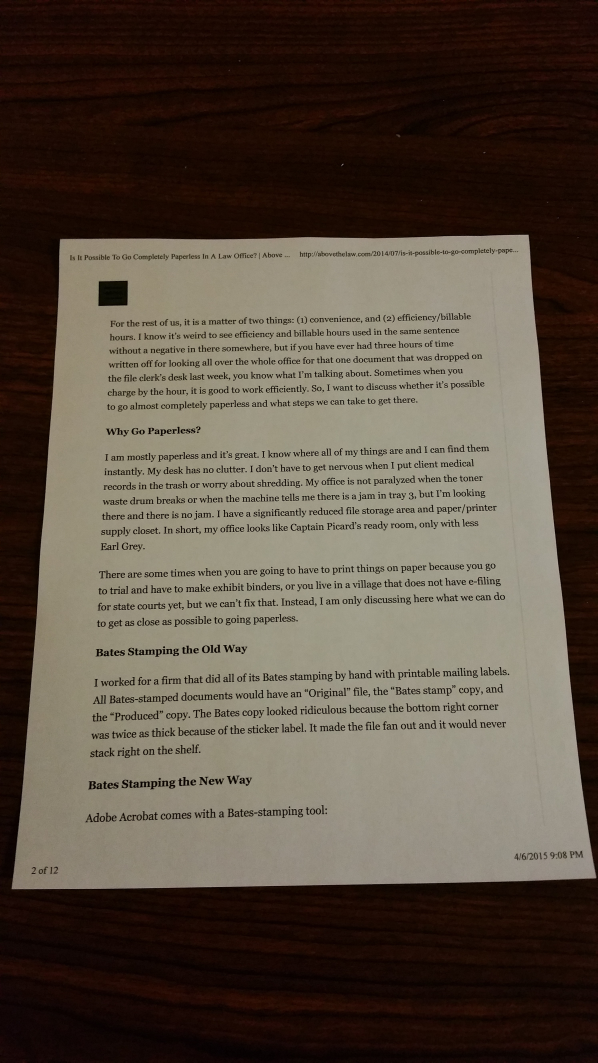
#> input picture piscan-main/images/cell_pic.jpg, 2988 x 5312 px (shown at 1/5 size)
$ python -i process_image.py   (imports and definitions only)
#> lines starting #> are read from the running program, lines starting #| are printed output that depends on the picture; after the words box and inside, x2 and y2 are one past the last pixel; in counts of white or black regions, pixels touching at a corner belong together
### piscan-main/pyimagesearch/imutils.py
# Import the necessary packages
import numpy as np
import cv2

# [23 lines left out: functions translate, rotate, not called in this run]

def resize(image, width = None, height = None, inter = cv2.INTER_AREA):
	# initialize the dimensions of the image to be resized and
	# grab the image size
	dim = None
	(h, w) = image.shape[:2]

	# if both the width and height are None, then return the
	# original image
	if width is None and height is None:
		return image

	# check to see if the width is None
	if width is None:
		# calculate the ratio of the height and construct the
		# dimensions
		r = height / float(h)
		dim = (int(w * r), height)

	# otherwise, the height is None
	else:
		# calculate the ratio of the width and construct the
		# dimensions
		r = width / float(w)
		dim = (width, int(h * r))

	# resize the image
	resized = cv2.resize(image, dim, interpolation = inter)

	# return the resized image
	return resized

### piscan-main/pyimagesearch/transform.py
# import the necessary packages
from scipy.spatial import distance as dist
import numpy as np
import cv2

def order_points(pts):
    # sort the points based on their x-coordinates
    xSorted = pts[np.argsort(pts[:, 0]), :]

    # grab the left-most and right-most points from the sorted
    # x-roodinate points
    leftMost = xSorted[:2, :]
    rightMost = xSorted[2:, :]

    # now, sort the left-most coordinates according to their
    # y-coordinates so we can grab the top-left and bottom-left
    # points, respectively
    leftMost = leftMost[np.argsort(leftMost[:, 1]), :]
    (tl, bl) = leftMost

    # now that we have the top-left coordinate, use it as an
    # anchor to calculate the Euclidean distance between the
    # top-left and right-most points; by the Pythagorean
    # theorem, the point with the largest distance will be
    # our bottom-right point
    D = dist.cdist(tl[np.newaxis], rightMost, "euclidean")[0]
    (br, tr) = rightMost[np.argsort(D)[::-1], :]

    # return the coordinates in top-left, top-right,
    # bottom-right, and bottom-left order
    return np.array([tl, tr, br, bl], dtype = "float32")

def four_point_transform(image, pts):
    # obtain a consistent order of the points and unpack them
    # individually
    rect = order_points(pts)
    (tl, tr, br, bl) = rect

    # compute the width of the new image, which will be the
    # maximum distance between bottom-right and bottom-left
    # x-coordiates or the top-right and top-left x-coordinates
    widthA = np.sqrt(((br[0] - bl[0]) ** 2) + ((br[1] - bl[1]) ** 2))
    widthB = np.sqrt(((tr[0] - tl[0]) ** 2) + ((tr[1] - tl[1]) ** 2))
    maxWidth = max(int(widthA), int(widthB))

    # compute the height of the new image, which will be the
    # maximum distance between the top-right and bottom-right
    # y-coordinates or the top-left and bottom-left y-coordinates
    heightA = np.sqrt(((tr[0] - br[0]) ** 2) + ((tr[1] - br[1]) ** 2))
    heightB = np.sqrt(((tl[0] - bl[0]) ** 2) + ((tl[1] - bl[1]) ** 2))
    maxHeight = max(int(heightA), int(heightB))

    # now that we have the dimensions of the new image, construct
    # the set of destination points to obtain a "birds eye view",
    # (i.e. top-down view) of the image, again specifying points
    # in the top-left, top-right, bottom-right, and bottom-left
    # order
    dst = np.array([
        [0, 0],
        [maxWidth - 1, 0],
        [maxWidth - 1, maxHeight - 1],
        [0, maxHeight - 1]], dtype = "float32")

    # compute the perspective transform matrix and then apply it
    M = cv2.getPerspectiveTransform(rect, dst)
    warped = cv2.warpPerspective(image, M, (maxWidth, maxHeight))

    # return the warped image
    return warped

### piscan-main/process_image.py
from pyimagesearch import transform
from pyimagesearch import imutils
from scipy.spatial import distance as dist
import itertools
import math
import cv2
import os
import numpy as np


class DocScanner(object):

    def __init__(self, MIN_QUAD_AREA_RATIO=0.25, MAX_QUAD_ANGLE_RANGE=40):
        # this determines the min area ratio for a contour to be suposed valid, the larger is the ratio, the more the app accepts only larger contours.
        self.MIN_QUAD_AREA_RATIO = MIN_QUAD_AREA_RATIO
        # this attribute is used to detemine the mas angles of a contour to be valid
        self.MAX_QUAD_ANGLE_RANGE = MAX_QUAD_ANGLE_RANGE

    # this function accpets only corners that are far enough from each other and removes all other one that are very close (very close angles), it uses a minimum distance to validate corners.
    def filter_corners(self, corners, min_dist=20):
        # this function is used to check if a corner is far from already filered corners
        def predicate(already_filtered_corners, corner):
            return all(dist.euclidean(representative, corner) >= min_dist for representative in already_filtered_corners)
        filtered_corners = []
        for c in corners:
            # this is the place where the corners are compared
            if predicate(filtered_corners, c):
                filtered_corners.append(c)
        return filtered_corners

    # Calculate the angle between two vectors
    def angle_between_vectors_degrees(self, u, v):
        return np.degrees(math.acos(np.dot(u, v) / (np.linalg.norm(u) * np.linalg.norm(v))))

    # here we used the angle_between_vectors_degrees function to calculale the angle between two vetors formed by tree points, this is going to help us know the orientation and alignment of corners.
    def get_angle(self, p1, p2, p3):
        a = np.radians(np.array(p1))
        b = np.radians(np.array(p2))
        c = np.radians(np.array(p3))
        avec = a - b
        cvec = c - b
        return self.angle_between_vectors_degrees(avec, cvec)

    # this function is used to calculate the angeles range, which means taking a four corners contour and finding the orientation and distance between angles to find a very good rectangular shape for the contour
    def angle_range(self, quad):
        tl, tr, br, bl = quad
        ura = self.get_angle(tl[0], tr[0], br[0])
        ula = self.get_angle(bl[0], tl[0], tr[0])
        lra = self.get_angle(tr[0], br[0], bl[0])
        lla = self.get_angle(br[0], bl[0], tl[0])
        angles = [ura, ula, lra, lla]
        return np.ptp(angles)

    # Determine all rectangular probable contours by relaying on corners alignment and vectors orientation
    def get_corners(self, img):
        # Check if image is BGR, to avoid any erros with colors
        if img.ndim == 3 and img.shape[2] == 3:
            gray = cv2.cvtColor(img, cv2.COLOR_BGR2GRAY)
        else:
            gray = img

        # apply the canny effect to trace all edges on the gray image with intervall for valid pixels [50, 150]
        edges = cv2.Canny(gray, 50, 150)

        # return all lines that can be drawn around detected edges whith a threshold of 100 and the gap between lines should not go beyond 10
        lines = cv2.HoughLinesP(edges, 1, np.pi / 180,
                                threshold=100, minLineLength=50, maxLineGap=10)

        corners = []
        if lines is not None:
            # this squeez() function removes unnecessary noise or falsy lines detected by the houghlinesP algorithm which return a for items array for each line.
            lines = lines.squeeze()

            horizontal_lines_canvas = np.zeros(img.shape[:2], dtype=np.uint8)
            vertical_lines_canvas = np.zeros(img.shape[:2], dtype=np.uint8)

            # loop over the lines to separat horizontal from vertical ones
            for line in lines:
                x1, y1, x2, y2 = line

                if abs(x2 - x1) > abs(y2 - y1):  # find horizental lines : xf >> xi & yf ~~ yi
                    (x1, y1), (x2, y2) = sorted(
                        ((x1, y1), (x2, y2)), key=lambda pt: pt[0])
                    cv2.line(horizontal_lines_canvas, (max(x1 - 5, 0), y1),
                             (min(x2 + 5, img.shape[1] - 1), y2), 255, 2)
                else:
                    (x1, y1), (x2, y2) = sorted(  # for vertical lines, yf >> yi & xf ~~ xi
                        ((x1, y1), (x2, y2)), key=lambda pt: pt[1])
                    cv2.line(vertical_lines_canvas, (x1, max(y1 - 5, 0)),
                             (x2, min(y2 + 5, img.shape[0] - 1)), 255, 2)

            # finding contours around horizontal lines and sorting them based on their length in order to pic the largest contour from available contours.
            (contours, _) = cv2.findContours(horizontal_lines_canvas,
                                             cv2.RETR_EXTERNAL, cv2.CHAIN_APPROX_NONE)
            contours = sorted(contours, key=lambda c: cv2.arcLength(
                c, True), reverse=True)[:2]  # we just pic the top 2 contours from all available ones, because the document take the most of the image so it has the largest contour

            horizontal_lines_canvas = np.zeros(img.shape[:2], dtype=np.uint8)

            for contour in contours:
                # changes the shape of the contour from(a, b, c) t0 (a, c) in order to make it possible to calculate the amin, aax and average.
                contour = contour.reshape((contour.shape[0], contour.shape[2]))
                # find the top left coord of the contour
                min_x = np.amin(contour[:, 0], axis=0) + 2
                # find the top left coord of the contour
                max_x = np.amax(contour[:, 0], axis=0) - 2
                # find all points that have xmin as coord and take the y and calculate the average to use it for the left vect
                left_y = int(np.average(contour[contour[:, 0] == min_x][:, 1]))
                right_y = int(np.average(  # find the averyage y for the right vect
                    contour[contour[:, 0] == max_x][:, 1]))
                # add the found coords of corners to the corners list
                corners.append((min_x, left_y))
                corners.append((max_x, right_y))  # the same thing
                # draw lines between the two corners in order to make the contour
                cv2.line(horizontal_lines_canvas,
                         (min_x, left_y), (max_x, right_y), 1, 1)

            # we repeat the same process for vertical lines found by the houghlinesP algorithm
            (contours, _) = cv2.findContours(vertical_lines_canvas,
                                             cv2.RETR_EXTERNAL, cv2.CHAIN_APPROX_NONE)
            contours = sorted(contours, key=lambda c: cv2.arcLength(
                c, True), reverse=True)[:2]

            vertical_lines_canvas = np.zeros(img.shape[:2], dtype=np.uint8)

            for contour in contours:
                contour = contour.reshape((contour.shape[0], contour.shape[2]))
                min_y = np.amin(contour[:, 1], axis=0) + 2
                max_y = np.amax(contour[:, 1], axis=0) - 2
                top_x = int(np.average(contour[contour[:, 1] == min_y][:, 0]))
                bottom_x = int(np.average(
                    contour[contour[:, 1] == max_y][:, 0]))
                corners.append((top_x, min_y))
                corners.append((bottom_x, max_y))
                cv2.line(vertical_lines_canvas, (top_x, min_y),
                         (bottom_x, max_y), 1, 1)

            corners_y, corners_x = np.where(
                horizontal_lines_canvas + vertical_lines_canvas == 2)
            corners += zip(corners_x, corners_y)

        # filer all the found corners to remove small contours and near corners and reduce the probabilty of errors
        corners = self.filter_corners(corners)
        return corners

    # check if the contour is valid by checking that it is with 4 corners, its area is begger than the min and the angle range is valid
    def is_valid_contour(self, cnt, IM_WIDTH, IM_HEIGHT):
        return (
            len(cnt) == 4
            and cv2.contourArea(cnt) > IM_WIDTH * IM_HEIGHT * self.MIN_QUAD_AREA_RATIO
            and self.angle_range(cnt) < self.MAX_QUAD_ANGLE_RANGE
        )

    # this function return the largest contour in the image which is screencnt, by
    def get_contour(self, rescaled_image):
        MORPH = 9
        CANNY = 84
        IM_HEIGHT, IM_WIDTH, _ = rescaled_image.shape
        gray = cv2.cvtColor(rescaled_image, cv2.COLOR_BGR2GRAY)
        gray = cv2.GaussianBlur(gray, (7, 7), 0)
        kernel = cv2.getStructuringElement(cv2.MORPH_RECT, (MORPH, MORPH))
        dilated = cv2.morphologyEx(gray, cv2.MORPH_CLOSE, kernel)
        # we have used the previous code to reduce noise and fill all gaps the image(if there is white areas on the text)
        edged = cv2.Canny(dilated, 0, CANNY)
        # using get_corners function to find the corners of the rescaled image
        test_corners = self.get_corners(edged)
        approx_contours = []
        if len(test_corners) >= 4:  # if we find more than 4 corners for element, we take every possible 4 combinations of those corners and work on them
            quads = []
            # making the combinations
            for quad in itertools.combinations(test_corners, 4):
                points = np.array(quad)
                # we order the points to take the image in the right orientation
                points = transform.order_points(points)
                # transform the combination to a numpy array
                points = np.array([[p] for p in points], dtype="int32")
                quads.append(points)
            # sort the combinations based on their area and take only the top 4
            quads = sorted(quads, key=cv2.contourArea, reverse=True)[:5]
            # take the farest corners from each other(angle range)
            quads = sorted(quads, key=self.angle_range)

            # the contour with largest areat and best angle range
            approx = quads[0]
            if self.is_valid_contour(approx, IM_WIDTH, IM_HEIGHT):
                approx_contours.append(approx)  # take it if valid

        # now we find the contours of edged image
        (cnts, hierarchy) = cv2.findContours(
            edged.copy(), cv2.RETR_EXTERNAL, cv2.CHAIN_APPROX_SIMPLE)

        cnts = sorted(cnts, key=cv2.contourArea, reverse=True)[:5]
        for c in cnts:
            approx = cv2.approxPolyDP(c, 80, True)
            if self.is_valid_contour(approx, IM_WIDTH, IM_HEIGHT):
                approx_contours.append(approx)
                break  # when finding the first valid contour with all conditions stop loop over contours

        if not approx_contours:
            TOP_RIGHT = (IM_WIDTH, 0)
            BOTTOM_RIGHT = (IM_WIDTH, IM_HEIGHT)
            BOTTOM_LEFT = (0, IM_HEIGHT)
            TOP_LEFT = (0, 0)
            # if no approximation was found, take the originla image and order it this way
            screenCnt = np.array(
                [[TOP_RIGHT], [BOTTOM_RIGHT], [BOTTOM_LEFT], [TOP_LEFT]])
        else:
            # if found, take the largest contour based on its area.
            screenCnt = max(approx_contours, key=cv2.contourArea)
        return screenCnt.reshape(4, 2)

    def scan(self, image_path):
#> called with image_path = 'images/cell_pic.jpg'
        RESCALED_HEIGHT = 500.0
        OUTPUT_DIR = './scans'

        image = cv2.imread(image_path)
#> image is the input picture: shape (5312, 2988, 3); mean B, G, R 66.8, 78.9, 90.4
        assert image is not None

        # the ration is used to maintain the aspect ration of the original image in order to prevent any loss
        ratio = image.shape[0] / RESCALED_HEIGHT
        original = image.copy()
        # we rescaled the image in order to make easy to be processed
        rescaled_image = imutils.resize(image, height=int(RESCALED_HEIGHT))

        screenCnt = self.get_contour(rescaled_image)
#> in get_contour, `gray = cv2.GaussianBlur(gray, (7, 7), 0)`:
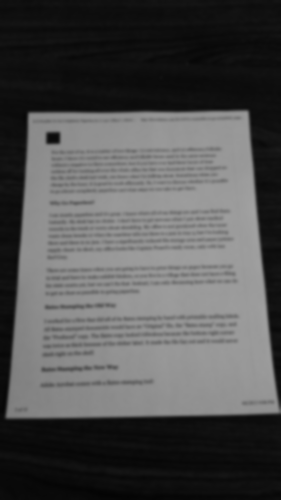
#> gray: shape (500, 281); min 4, max 162, mean 80.9
#> in get_contour, `dilated = cv2.morphologyEx(gray, cv2.MORPH_CLOSE, kernel)`:
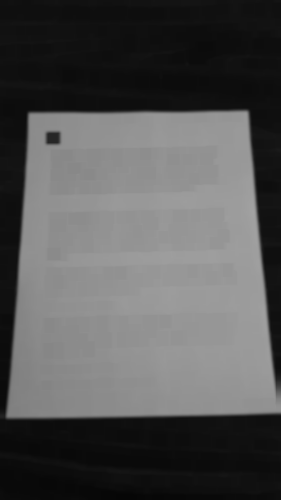
#> dilated: shape (500, 281); min 6, max 162, mean 84.3
#> in get_contour, `edged = cv2.Canny(dilated, 0, CANNY)`:
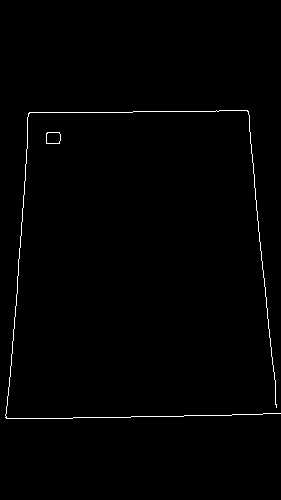
#> edged: shape (500, 281); 0.82% white in thin lines or dots, all inside (x1, y1, x2, y2) = (5, 110, 281, 419)
#> in get_corners, `edges = cv2.Canny(gray, 50, 150)`:
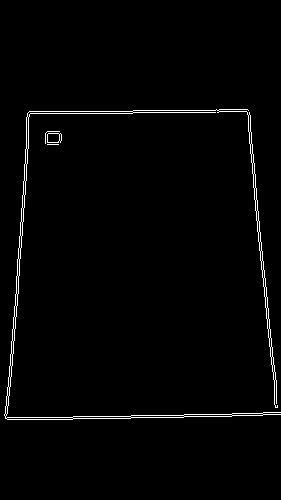
#> edges: shape (500, 281); 1.6% white in thin lines or dots, all inside (x1, y1, x2, y2) = (4, 109, 281, 420)
#> in get_corners, `lines = cv2.HoughLinesP(edges, 1, np.pi / 180, threshold=100, minLineL..`: lines = [[247, 109, 276, 393], [18, 258, 26, 143], [253, 186, 274, 394], [14, 340, 28, 138], [29, 111, 132, 111], [5, 418, 262, 413], [9, 419, 262, 415], [179, 112, 246, 111], [27, 113, 132, 113], [9, 376, 26, 136], [8, 405, 15, 317]]
#> the loop in get_corners, `for line in lines:` made 11 passes
#> (line, x1, y1, x2, y2) on passes 2, 4, 10, 11: ([18, 258, 26, 143], 26, 143, 18, 258), ([14, 340, 28, 138], 28, 138, 14, 340), ([9, 376, 26, 136], 26, 136, 9, 376), ([8, 405, 15, 317], 15, 317, 8, 405)
#> after the loop in get_corners, `for line in lines:`:
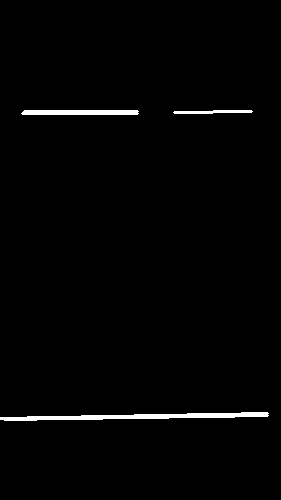
#> horizontal_lines_canvas: shape (500, 281); 1.4% white; 3 white regions, box (x1, y1, x2, y2) and area: (0, 412, 269, 421) 1212, (21, 110, 139, 115) 580, (173, 110, 253, 114) 236
#> after the loop in get_corners, `for line in lines:`:
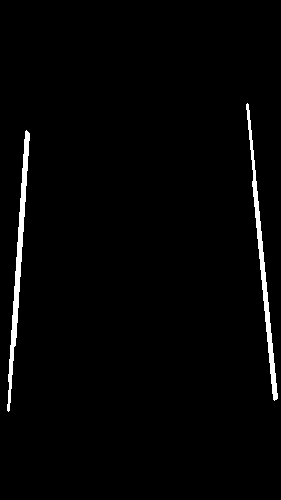
#> vertical_lines_canvas: shape (500, 281); 1.9% white; 2 white regions
#> in get_corners, `(contours, _) = cv2.findContours(horizontal_lines_canvas, cv2.RETR_EXT..`: contours = 3 contours; box (x1, y1, x2, y2) and area: (0, 412, 269, 421) 941, (21, 110, 139, 115) 461, (173, 110, 253, 114) 156
#> in get_corners, `contours = sorted(contours, key=lambda c: cv2.arcLength( c, True), rev..`: contours = 2 contours; box (x1, y1, x2, y2) and area: (0, 412, 269, 421) 941, (21, 110, 139, 115) 461
#> the loop in get_corners, `for contour in contours:` made 2 passes
#> (min_x, max_x, left_y, right_y) on passes 1 to 2: (2, 266, 418, 414), (23, 136, 112, 112)
#> after the loop in get_corners, `for contour in contours:`:
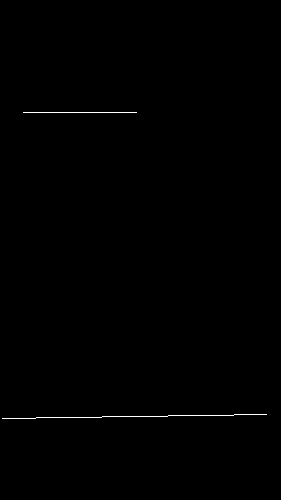
#> horizontal_lines_canvas: shape (500, 281); values 0 (black) and 1 (white), 0.27% white in thin lines or dots, all inside (x1, y1, x2, y2) = (2, 112, 267, 419)
#> after the loop in get_corners, `for contour in contours:`: corners = [(2, 418), (266, 414), (23, 112), (136, 112)]
#> in get_corners, `(contours, _) = cv2.findContours(vertical_lines_canvas, cv2.RETR_EXTER..`: contours = 2 contours; box (x1, y1, x2, y2) and area: (7, 130, 30, 412) 1095, (246, 103, 278, 401) 994
#> (the rest of the program and of its run is left out)
